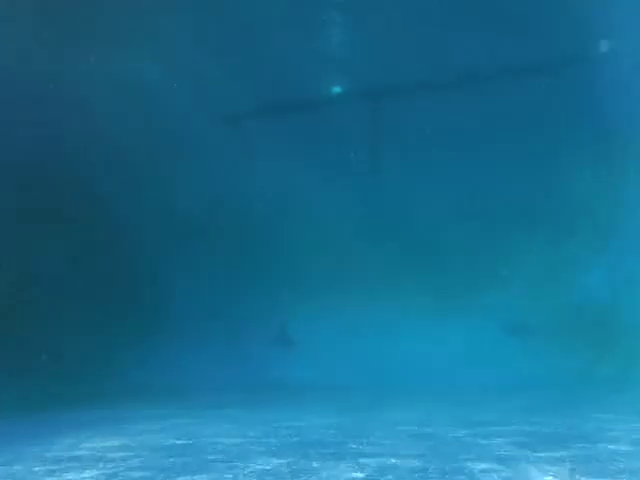
//> input picture frame 33 of sub_vision/DSCF0678_Trim.mp4, 640 x 480 px
$ ./blob   (built with g++ and OpenCV 4)
//> lines starting //> are read from the running program, lines starting //| are printed output that depends on the picture; after the words box and inside, x2 and y2 are one past the last pixel; in counts of white or black regions, pixels touching at a corner belong together
#include "opencv2/opencv.hpp"

using namespace cv;
using namespace std;

int main( int argc, char** argv )
{

    // Read image
    Mat im;
    Mat filtered;
    Mat mask;
    VideoCapture cap("DSCF0678_Trim.mp4");
    if(!cap.isOpened()){
        cout << "Error opening video stream or file" << endl;
        return -1;
    }
    while(1){
        cap>>im;
//> im is the input picture: 480 rows x 640 cols, CV_8UC3; mean B, G, R 144, 108.9, 23.7
        if(im.empty())
            break;
        cv::cvtColor(im, im, COLOR_BGR2GRAY);
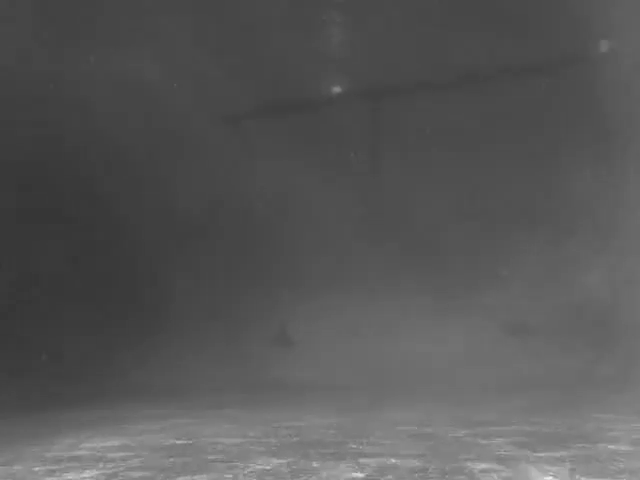
//> im: 480 rows x 640 cols, CV_8UC1; min 53, max 235, mean 87.3
        // Setup SimpleBlobDetector parameters.
        SimpleBlobDetector::Params params;

        // Change thresholds
        params.minThreshold = 70;
        params.maxThreshold = 110;

        //Filter by Color (does it work)?
        params.filterByColor = false;
        params.blobColor =  100;

        // Filter by Area.
        params.filterByArea = true;
        params.minArea = 50;

        // Filter by Circularity
        params.filterByCircularity = false;
        params.minCircularity = 0.785;//this is the circularity of a square

        // Filter by Convexity
        params.filterByConvexity = false;
        params.minConvexity = 0.87;

        // Filter by Inertia
        params.filterByInertia = false;
        params.minInertiaRatio = 0.01;


        // Storage for blobs
        vector<KeyPoint> keypoints;


#if CV_MAJOR_VERSION < 3   // If you are using OpenCV 2

        // Set up detector with params
        SimpleBlobDetector detector(params);

        // Detect blobs
        detector.detect( im, keypoints);
#else

        // Set up detector with params
        Ptr<SimpleBlobDetector> detector = SimpleBlobDetector::create(params);

        // Detect blobs
        detector->detect( im, keypoints);
//> keypoints = 1 keypoint; (x, y, size): (335, 87, 18)
#endif

        // Draw detected blobs as red circles.
        // DrawMatchesFlags::DRAW_RICH_KEYPOINTS flag ensures
        // the size of the circle corresponds to the size of blob

        Mat im_with_keypoints;
        drawKeypoints( im, keypoints, im_with_keypoints, Scalar(0,0,255), DrawMatchesFlags::DRAW_RICH_KEYPOINTS );

        // Show blobs
        imshow("keypoints", im_with_keypoints );
        imshow("mask",im<80);
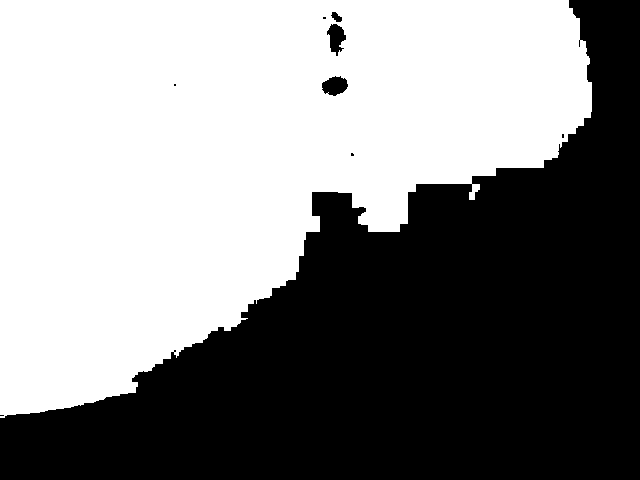
//> window 'mask': 480 rows x 640 cols, CV_8UC1; 52.6% white; 9 black regions (5 under 20 px), largest, box (x1, y1, x2, y2) and area: (0, 0, 640, 480) 144675, (322, 76, 348, 96) 369, (327, 24, 346, 56) 363, (331, 12, 342, 22) 67
        // [6 lines of commented-out code are left out]

        waitKey(50);
    }

}

$ run again, starting later in the video
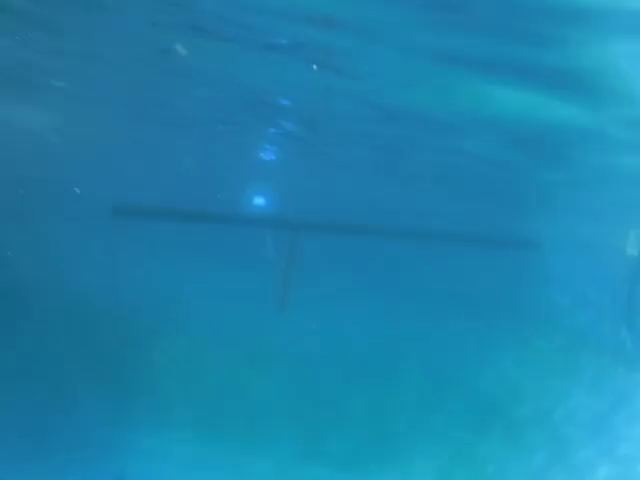
//> input picture frame 152 of sub_vision/DSCF0678_Trim.mp4, 640 x 480 px
//> im is the input picture: 480 rows x 640 cols, CV_8UC3; mean B, G, R 172.6, 131, 28.5
//> `cv::cvtColor(im, im, COLOR_BGR2GRAY);`:
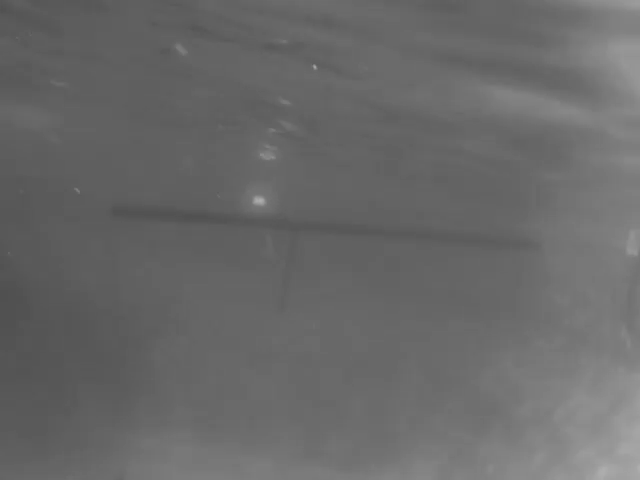
//> im: 480 rows x 640 cols, CV_8UC1; min 80, max 175, mean 105
//> keypoints = 1 keypoint; (x, y, size): (255, 249, 14.2)

$ run again, starting later in the video
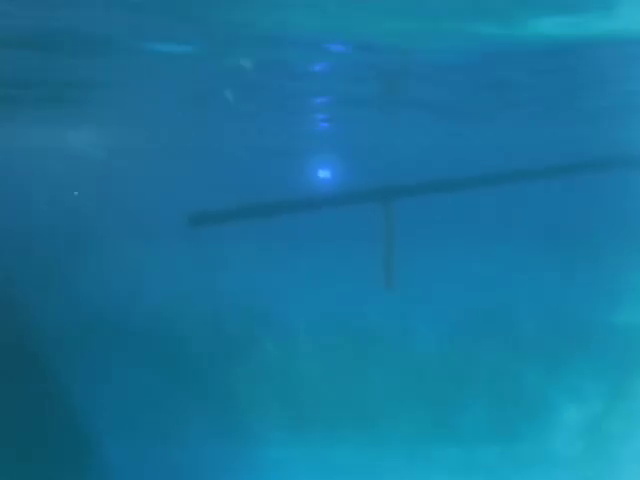
//> input picture frame 271 of sub_vision/DSCF0678_Trim.mp4, 640 x 480 px
//> im is the input picture: 480 rows x 640 cols, CV_8UC3; mean B, G, R 156, 116.4, 23.6
//> `cv::cvtColor(im, im, COLOR_BGR2GRAY);`:
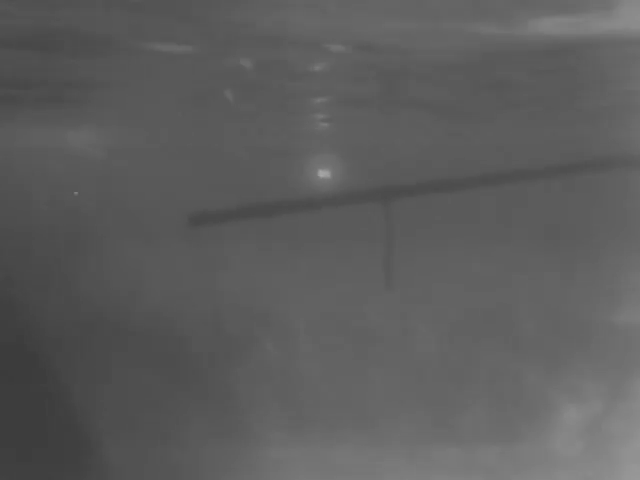
//> im: 480 rows x 640 cols, CV_8UC1; min 59, max 168, mean 93.1
//> keypoints = 3 keypoints; (x, y, size): (81, 138, 74.9), (330, 164, 39.5), (172, 47, 32.4)
//> `imshow("mask",im<80);`:
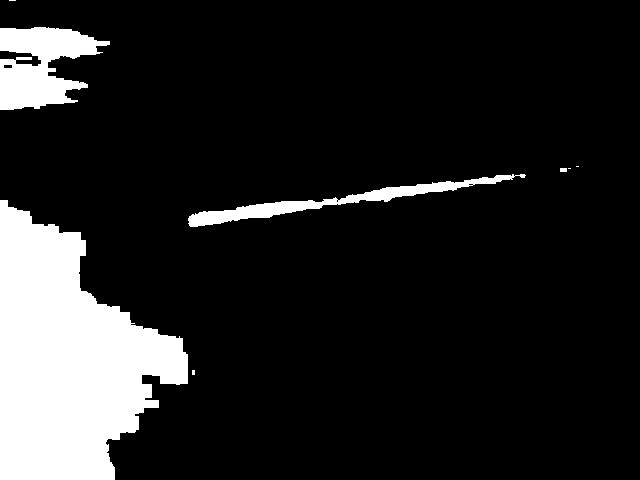
//> window 'mask': 480 rows x 640 cols, CV_8UC1; 13.5% white; 8 white regions (4 under 20 px), largest, box (x1, y1, x2, y2) and area: (0, 200, 188, 480) 32581, (0, 27, 110, 110) 5534, (188, 174, 526, 227) 3174, (560, 168, 567, 172) 28
